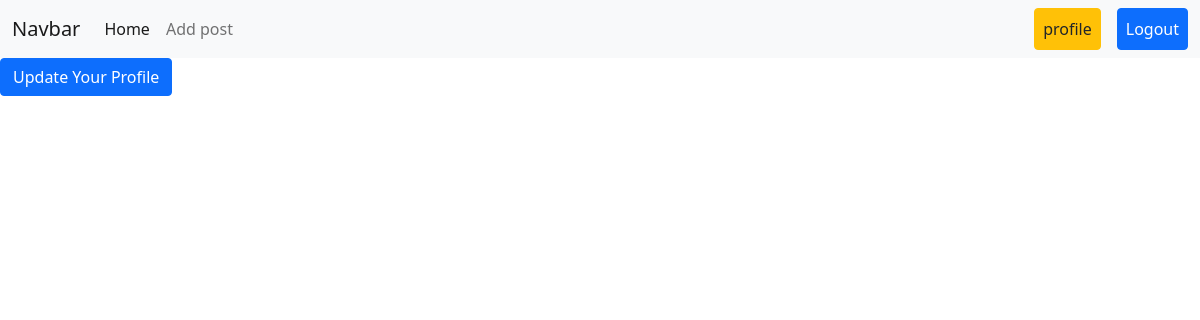
The app's page /author/profile/ (signed in), older data.
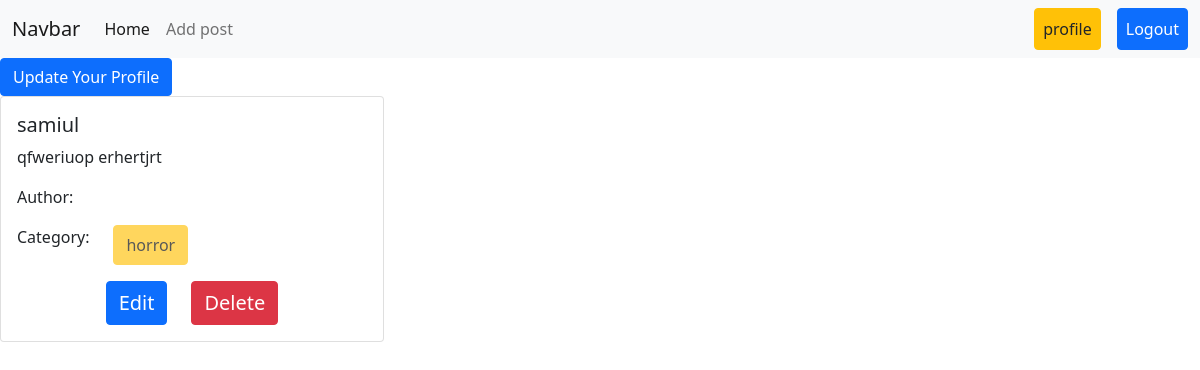
The same page, newer data.
### post/models.py (models this page shows, shortened)
class Post(models.Model):
    title=models.CharField(max_length=50)
    content=models.TextField()
    category=models.ManyToManyField(Category)
    author=models.ForeignKey(User,on_delete=models.CASCADE)
    image=models.ImageField(upload_to='post/media/uploads/',blank=True,null=True)

### categories/models.py (models this page shows, shortened)
class Category(models.Model):
    name=models.CharField(max_length=100)
    slug=models.SlugField(max_length=100,unique=True,null=True,blank=True)

### author/views.py (the view)
# urls.py: path('profile/', views.profile ,name='profile'),
@login_required
def profile(request):
      data = Post.objects.filter(author=request.user)
      return render(request, 'profile.html', {'data':data})

### author/templates/profile.html
{% extends 'base.html'%}
{% load crispy_forms_tags %}
{% block content %}
<div>
    <a  class="btn btn-primary" href="{%url 'edit_profile' %}">Update Your Profile</a>
</div>
<div class="row">
    {% for post in data %}
      <div class="col-sm-12 col-md-6 col-lg-4">
        <div>
          <div class="card">
            <div class="card-body">
              <h5 class="card-title">{{ post.title }}</h5>
              <p class="card-text">{{ post.content }}</p>
              <p>Author: {{  post.author.first_name }}</p>
              <div class="d-flex gap-4">
                <p>Category: </p>
                {% for i in post.category.all %}
                  <button class="btn btn-warning" disabled>{{ i.name }}</button>
                {% endfor %}
              </div>
              <div class="d-flex justify-content-center gap-4 mt-3">
                <a href="{% url 'edit_post' post.id %}" class="btn btn-primary fs-5">Edit</a>
                <a href="{% url 'delete_post' post.id %}" class="btn btn-danger fs-5">Delete</a>
              </div>
            </div>
          </div>
        </div>
      </div>
    {% endfor %}
  </div>
{% endblock %}

### templates/base.html (shortened to what this page needs)
<!DOCTYPE html>
<html lang="en">
  <head>
    <link
      href="https://cdn.jsdelivr.net/npm/bootstrap@5.0.2/dist/css/bootstrap.min.css"
      rel="stylesheet"
    />
  </head>
  <body>
    <nav class="navbar navbar-expand-lg navbar-light bg-light">
      <div class="container-fluid">
        <a class="navbar-brand" href="#">Navbar</a>
        <div class="collapse navbar-collapse" id="navbarSupportedContent">
          <ul class="navbar-nav me-auto mb-2 mb-lg-0">
            <li class="nav-item">
              <a
                class="nav-link active"
                aria-current="page"
                href="{% url 'home'%}"
                >Home</a
              >
            </li>
            {% if request.user.is_authenticated %}
            <li class="nav-item">
              <li class="nav-item">
                <a class="nav-link" href="{% url 'add_post'%}">Add post</a>
              </li>
            </li>
            {%endif%}
          </ul>
          <div class="d-flex">
            <ul class="navbar-nav me-auto mb-2 mb-lg-0">
              {% if request.user.is_authenticated %}
              <li class="nav-item">
                <a class="nav-link btn btn-warning text-dark" href="{% url 'profile'%}">profile</a>
              </li>
              <li class="nav-item">
                <a class="nav-link btn btn-primary text-white ms-3" href="{% url 'logout'%}">Logout</a>
              </li>
              {%endif%}
            </ul>
          </div>
        </div>
      </div>
    </nav>
    {% block content %} {% endblock %}
  </body>
</html>

Row changes from the older to the newer data that the page shows:
added Post: title "samiul", content "qfweriuop erhertjrt"
added Category: name "horror"
